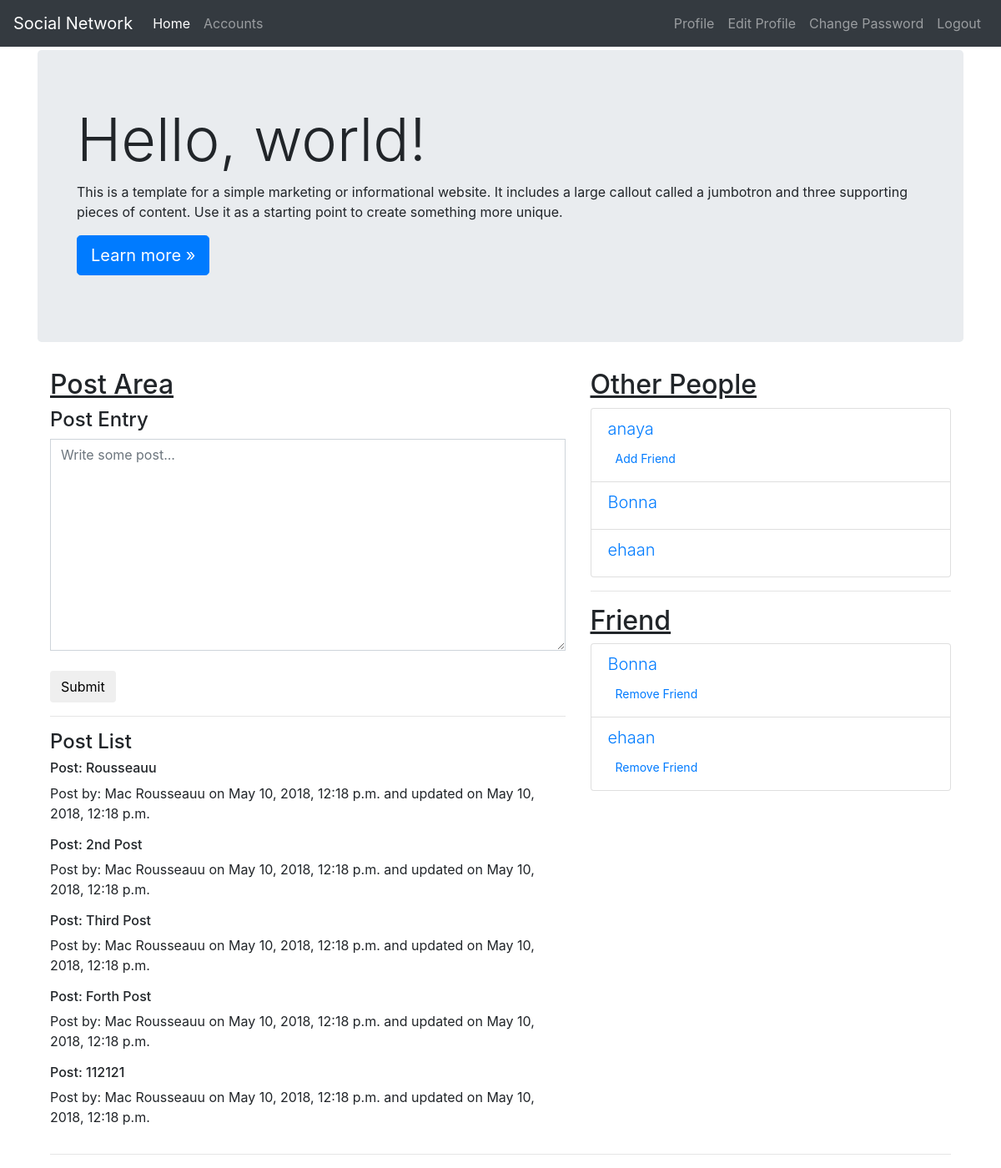
The app's page /home/ (signed in) with its own data.
### home/models.py (models this page shows, shortened)
class Post(models.Model):
    post = models.CharField(max_length=500)
    user = models.ForeignKey(User, on_delete=models.CASCADE)
    created = models.DateTimeField(auto_now_add=True)
    updated = models.DateTimeField(auto_now=True)

### home/views.py (the view, shortened to what this page needs)
# urls.py: path('', views.HomeView.as_view(), name='home'),
class HomeView(TemplateView):
    template_name = 'home/home.html'
    def get(self, request):
        form = HomeForm()
        posts = Post.objects.all().order_by('-created')
        users = User.objects.exclude(id=request.user.id)
        '''
            Post.objects.all()[1].post get 2nd post
            post =Post.objects.all()
            post.get_next_by_created().post get next post of 2nd post
            post.get_previous_by_created().post get next post of 2nd post

        '''
        friend = Friend.objects.get(current_user=request.user)
        friends = friend.users.all()
        context = {'form': form, 'posts': posts, 'users': users, 'friends': friends}
        return render(request, self.template_name, context)

### home/forms.py
class HomeForm(forms.ModelForm):
    post = forms.CharField(widget=forms.Textarea(
        attrs={
            'class': 'form-control',
            'placeholder': 'Write some post...'
        }
    ))
    class Meta:
        model = Post
        fields = ('post',)

### home/templates/home/home.html (shortened to what this page needs)
{% extends 'base.html' %}
{% block content %}
    <div class="jumbotron">
        <div class="container">
            <h1 class="display-3">Hello, world!</h1>
            <p>This is a template for a simple marketing or informational website. It includes a large callout called a
                jumbotron and three supporting pieces of content. Use it as a starting point to create something more
                unique.</p>
            <p><a class="btn btn-primary btn-lg" href="#" role="button">Learn more &raquo;</a></p>
        </div>
    </div>
    <div class="container">
        <div class="row">
            <div class="col-md-7">
                <h2><u>Post Area</u></h2>
                <h4>Post Entry</h4>
                <form method="post">
                    {{ form.post }}
                    <br>
                    <button class="btn btn-default">Submit</button>
                    <hr>
                    <h4>Post List</h4>
                    {% for post in posts %}
                        <h6>Post: {{ post.post }}</h6>
                        <p>Post by: {{ post.user.get_full_name }} on {{ post.created }} and updated
                            on {{ post.updated }}</p>
                    {% endfor %}
                </form>
            </div>
            <div class="col-md-5">
                <h2><u>Other People</u></h2>
                <ur class="list-group">
                    {% for user in users %}
                        <li class="list-group-item">
                            <h5 class="lead">
                                <a href="{% url 'accounts:view_profile_with_pk' pk=user.pk %}"
                                   class="text-link">
                                    {{ user.username }}
                                </a>
                            </h5>
                            {% if user not in friends %}
                                <a href="{% url 'home:change_friends' operation='add' pk=user.pk %}"
                                   class="btn btn-sm btn-default">
                                    Add Friend
                                </a>
                            {% endif %}
                        </li>
                    {% endfor %}
                </ur>
                <hr>
                <h2><u>Friend</u></h2>
                <ur class="list-group">
                    {% for friend in friends %}
                        <li class="list-group-item">
                            <h5 class="lead">
                                <a href="{% url 'accounts:view_profile_with_pk' pk=friend.id %}" class="text-link">
                                    {{ friend.username }}
                                </a>
                            </h5>
                            <a href="{% url 'home:change_friends' operation='remove' pk=friend.pk %}"
                               class="btn btn-sm btn-default">
                                Remove Friend
                            </a>
                        </li>
                    {% endfor %}
                </ur>
            </div>
        </div>
        <hr>
{% endblock %}

### templates/base.html (shortened to what this page needs)
<!DOCTYPE html>
{% load static %}
{% load widget_tweaks %}
<html lang="en">
<head>
    <link rel="stylesheet" href="https://maxcdn.bootstrapcdn.com/bootstrap/4.0.0/css/bootstrap.min.css">
    <link rel="stylesheet" type="text/css" href="{% static 'css/style.css' %}">
</head>
<body>
<div class="container-fluid" style="margin-bottom: 60px">
    <nav class="navbar navbar-expand-md navbar-dark fixed-top bg-dark">
        <a class="navbar-brand" href="{% url 'home:home' %}">Social Network</a>
        <div class="collapse navbar-collapse" id="navbarCollapse">
            <ul class="navbar-nav mr-auto">
                <li class="nav-item active">
                    <a class="nav-link" href="{% url 'home:home' %}">Home <span class="sr-only">(current)</span></a>
                </li>
                <li class="nav-item">
                    <a class="nav-link" href="{% url 'accounts:home' %}">Accounts</a>
                </li>
            </ul>
            <ul class="navbar-nav mt-2 mt-md-0">
                {% if user.is_authenticated %}
                    <li class="nav-item">
                        <a class="nav-link" href="{% url 'accounts:view_profile' %}">Profile</a>
                    </li>
                    <li class="nav-item">
                        <a class="nav-link" href="{% url 'accounts:edit_profile' %}">Edit Profile</a>
                    </li>
                    <li class="nav-item">
                        <a class="nav-link" href="{% url 'accounts:change_password' %}">Change Password</a>
                    </li>
                    <li class="nav-item">
                        <a class="nav-link" href="{% url 'accounts:logout' %}">Logout</a>
                    </li>
                {% endif %}
            </ul>
        </div>
    </nav>
</div>
<div class="container">
    {% block content %} {% endblock %}
</div>
</body>
</html>

### assets/css/style.css (style rules this page uses)
.form-control { border-radius: 0; }

### records on screen
Post: post "Rousseauu", user.get_full_name "Mac Rousseauu", created "May 10, 2018, 12:18 p.m.", updated "May 10, 2018, 12:18 p.m."
Post: post "2nd Post", user.get_full_name "Mac Rousseauu", created "May 10, 2018, 12:18 p.m.", updated "May 10, 2018, 12:18 p.m."
Post: post "Third Post", user.get_full_name "Mac Rousseauu", created "May 10, 2018, 12:18 p.m.", updated "May 10, 2018, 12:18 p.m."
Post: post "Forth Post", user.get_full_name "Mac Rousseauu", created "May 10, 2018, 12:18 p.m.", updated "May 10, 2018, 12:18 p.m."
Post: post "112121", user.get_full_name "Mac Rousseauu", created "May 10, 2018, 12:18 p.m.", updated "May 10, 2018, 12:18 p.m."

### other values on screen
{{ user.username }} "anaya"
{{ user.username }} "Bonna"
{{ user.username }} "ehaan"
{{ friend.username }} "Bonna"
{{ friend.username }} "ehaan"
